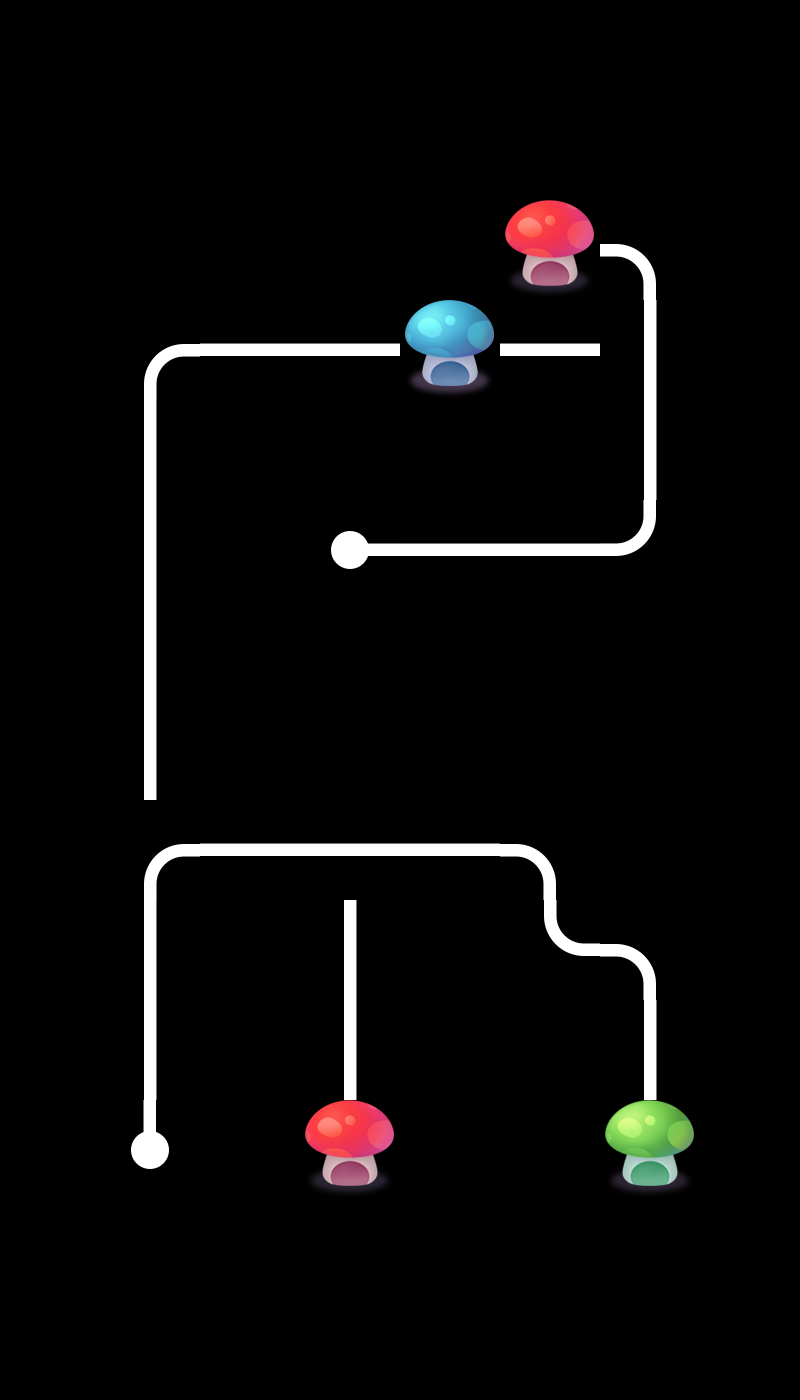

This game map was drawn from its Tiled (.tmx) file and the tilesets committed beside it. A one-line description and the trimmed map source follow:
An orthogonal 8x14 tile map with 100x100 px tiles, 2 tile layers (layer0, layer1), 2 tilesets and 3 objects.

<map version="1.0" orientation="orthogonal" renderorder="right-down" width="8" height="14" tilewidth="100" tileheight="100" nextobjectid="4">
 <tileset firstgid="1" name="tiled" tilewidth="100" tileheight="100">
  <image source="tiled.png" width="500" height="400" />
 </tileset>
 <tileset firstgid="21" name="tiled" tilewidth="100" tileheight="100">
  <image source="tiled.png" width="500" height="400" />
 </tileset>
 <layer name="layer0" width="8" height="14">
  <data>[112 cells, 23 non-empty, 9 distinct tile ids]</data>
 </layer>
 <layer name="layer1" width="8" height="14">
  <data>[112 cells, 10 non-empty, 7 distinct tile ids]</data>
 </layer>
 <objectgroup name="object1">
  <object id="1" x="121.212" y="818.182" width="51.5152" height="57.5758">
   <properties>
    <property name="id" value="0" />
   </properties>
  </object>
  <object id="2" x="321.212" y="830.303" width="48.4848" height="48.4848">
   <properties>
    <property name="id" value="2" />
   </properties>
  </object>
  <object id="3" x="621.212" y="330.303" width="57.5758" height="51.5152">
   <properties>
    <property name="id" value="1" />
   </properties>
  </object>
 </objectgroup>
</map>
